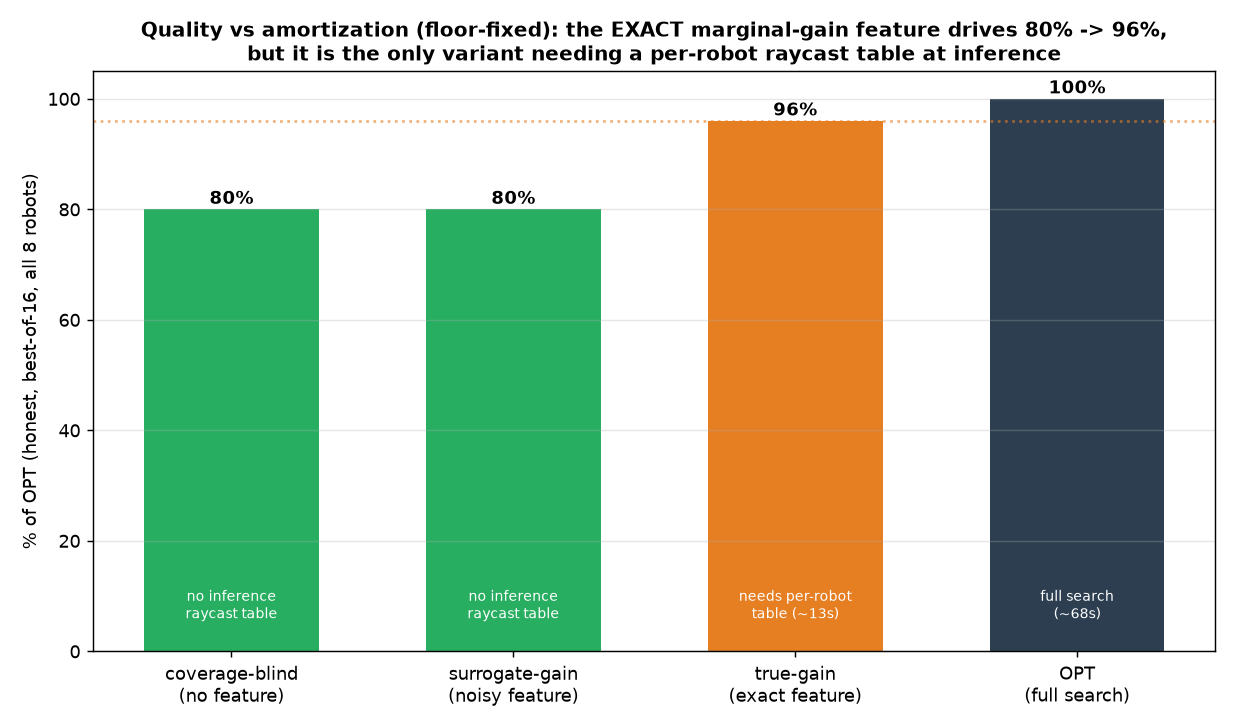

This figure's Python source:
"""Honest quality-vs-amortization tradeoff (floor-fixed). best-of-16, all 8 robots, %OPT."""
import matplotlib
matplotlib.use("Agg")
import matplotlib.pyplot as plt

labels = ["coverage-blind\n(no feature)", "surrogate-gain\n(noisy feature)",
          "true-gain\n(exact feature)", "OPT\n(full search)"]
pct = [80, 80, 96, 100]
# green = fully amortized (no per-robot raycast table at inference); orange = needs table; navy = OPT
colors = ["#27ae60", "#27ae60", "#e67e22", "#2c3e50"]
amort = ["no inference\nraycast table", "no inference\nraycast table",
         "needs per-robot\ntable (~13s)", "full search\n(~68s)"]

fig, ax = plt.subplots(figsize=(9.5, 5.6))
bars = ax.bar(labels, pct, color=colors, width=0.62)
for b, p, a in zip(bars, pct, amort):
    ax.text(b.get_x() + b.get_width() / 2, p + 1.0, f"{p}%", ha="center", fontweight="bold")
    ax.text(b.get_x() + b.get_width() / 2, 6, a, ha="center", fontsize=8, color="white")
ax.axhline(96, color="#e67e22", ls=":", alpha=0.6)
ax.set_ylabel("% of OPT (honest, best-of-16, all 8 robots)")
ax.set_ylim(0, 105)
ax.set_title("Quality vs amortization (floor-fixed): the EXACT marginal-gain feature drives 80% -> 96%,\n"
             "but it is the only variant needing a per-robot raycast table at inference",
             fontsize=11, fontweight="bold")
ax.grid(axis="y", alpha=0.3)
fig.tight_layout()
fig.savefig("data/amortization_tradeoff.png", dpi=130)
print("saved data/amortization_tradeoff.png")
